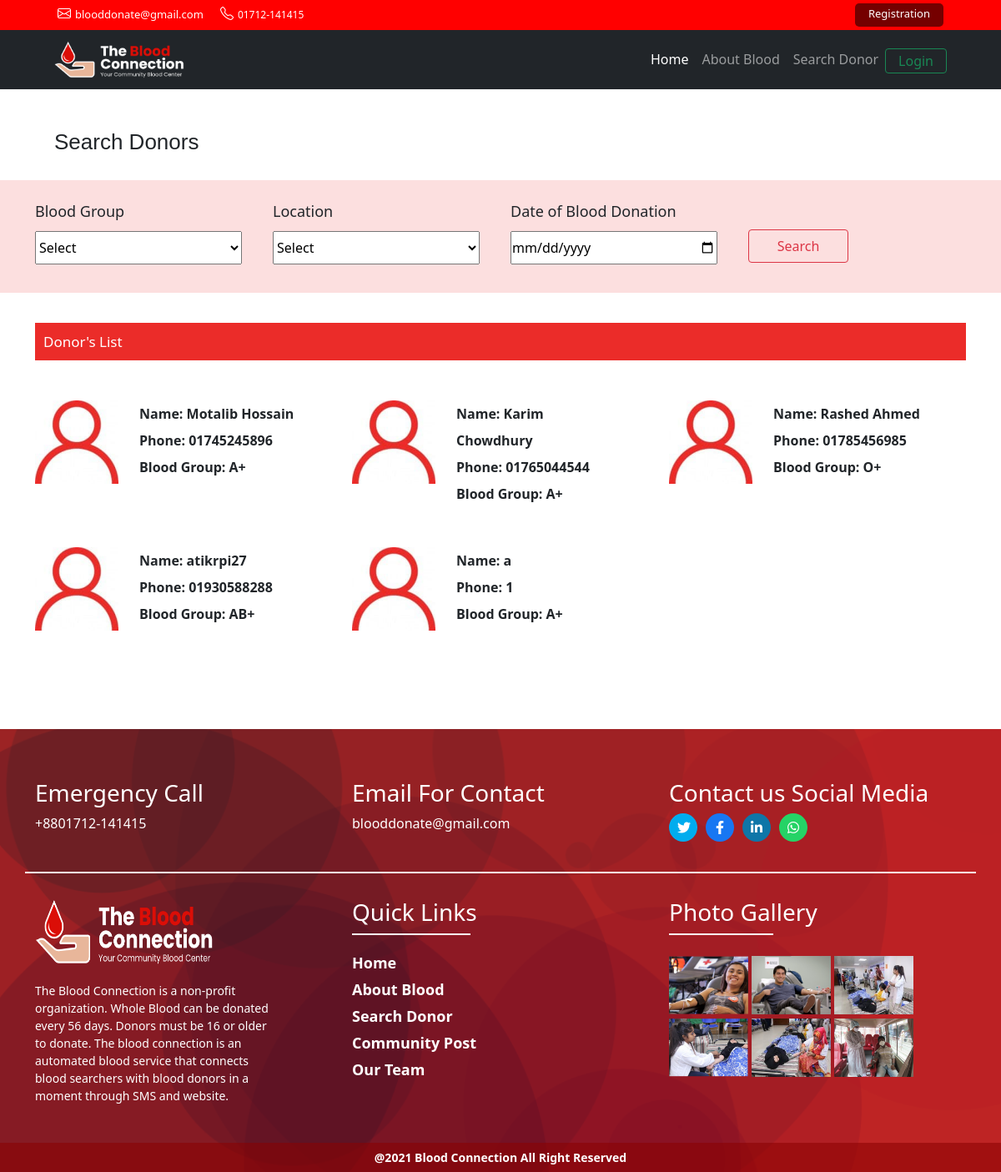
Page /search_donor/ on the committed database.
### UserProfile/models.py (models this page shows, shortened)
class UserProfile(models.Model):
    user=models.OneToOneField(User, on_delete=models.CASCADE)
    profile_pic=models.ImageField(
        upload_to="UserProfile/Profilepic/",
        default='UserProfile/Profilepic/default_user_profile.png'
        )
    phone=models.CharField(max_length=20)
    DateOfBirth=DateField(max_length=50)
    profession=CharField(max_length=50)
    bloodGroup=CharField(max_length=20)
    gender=CharField(max_length=20)
    city=CharField(max_length=30)
    thana=CharField(max_length=30)
    union=CharField(max_length=30)
    postCode=CharField(max_length=20)
    otp=models.CharField(max_length=30)
    published = models.BooleanField(default=True)

### UserProfile/views.py (the view, shortened to what this page needs)
# urls.py: path('search_donor/', search_donor, name='search_donor'),
def search_donor(request):
    userprofile=UserProfile.objects.all()
    context={'userprofile':userprofile}
    return render(request, 'UserProfile/search.html',context)

### templates/UserProfile/search.html (shortened to what this page needs)
{%extends 'base.html'%} {%block head%} {% load static %}
<link rel="stylesheet" href="{%static 'UserProfile/css/search.css'%}" /> {%endblock%} {%block body%}
<div class="search">
    <div class="container-fluid">
        <div class="row">
            <div class="col-lg-12 col-md-12 col-sm-12">
                <div class="SearchDonors mt-5">
                    <h2>Search Donors</h2>
                </div>
            </div>
        </div>
    </div>
    <div class="searchOption">
        <div class="container">
            <form action="{% url 'UserProfile:search_donor'%}" method="POST">
                <div class="s_all_field mt-4 row">
                    <div class="col-lg-3 col-md-12 col-sm-12">
                        <label>Blood Group</label></br>
                        <select name="blood" id="" class="">
                            <option value="">Select</option>
                        </select>
                    </div>
                    <div class="col-lg-3 col-md-12 col-sm-12">
                        <label>Location</label></br>
                        <select name="location" id="" class="">
                            <option value="">Select</option>
                        </select>
                    </div>
                    <div class="col-lg-3 col-md-12 col-sm-12">
                        <label>Date of Blood Donation</label></br>
                        <input type="date">
                    </div>
                    <div class="col-lg-3 col-md-12 col-sm-12 search_btn">
                        <button type="submit" value="Submit" class="btn btn-outline-danger">Search</button>
                    </div>
                </div>
            </form>
        </div>
    </div>
</div>
<div class="container">
    <div class="donor_list">
        <div class="donor">
            <div class="row">
                <div class="col-lg-12 col-md-12 col-sm-12">
                    <div class="donor_info">
                        <p>Donor's List</p>
                    </div>
                </div>
            </div>
        </div>
        <div class="mt-5">
            <div class="row">
                {% for user in userprofile%}
                <div class="person col-lg-4 col-md-12 col-sm-12 mb-5">
                    <div class="avatar">
                        <img src="{%static 'UserProfile/images/avatar.jpg'%}" alt="Donor Avatar">
                    </div>
                    <div class="info">
                        <div class="metadata">
                            <div class="meta donor_name">
                                <span class="label"><b>Name:</b></span>
                                <span class="value"><b>{{user.user.username}}</b></span>
                            </div>
                            <div class="meta district">
                                <span class="label"><b>Phone:</b></span>
                                <span class="value"><b>{{user.phone}}</b></span>
                            </div>
                            <div class="meta blood_group">
                                <span class="label"><b>Blood Group:</b></span>
                                <span class="value"><b>{{user.bloodGroup}}</b></span>
                            </div>
                        </div>
                    </div>
                </div>
                {% endfor %}
            </div>
        </div>
    </div>
</div>
{% endblock %}

### templates/base.html (shortened to what this page needs)
<!DOCTYPE html>
<html lang="en">
<head>
    {% load static %}
    <link rel="icon" href="{%static 'base/images/233_-_blood-512.png'%}" /> {%block head%} {%endblock%}
    <link rel="stylesheet" href="https://cdn.jsdelivr.net/npm/bootstrap-icons@1.6.1/font/bootstrap-icons.css" />
    <link href="https://cdn.jsdelivr.net/npm/bootstrap@5.0.2/dist/css/bootstrap.min.css" rel="stylesheet" />
    <link rel="stylesheet" href="https://pro.fontawesome.com/releases/v5.10.0/css/all.css" />
    {% load static %}
    <link rel="stylesheet" href="{%static 'base/css/style.css'%}" />
</head>
<body class="body">
    <div class="header-top">
        <div class="container-fluid">
            <div class="row">
                <div class="col-lg-6 col-md-6 col-sm-12 mail-main">
                    <div class="mail">
                        <div class="mail-icon">
                            <i class="bi bi-envelope"></i>
                        </div>
                        <span>blooddonate@gmail.com</span>
                    </div>
                    <div class="phone">
                        <div class="phone-icon">
                            <i class="bi bi-telephone"></i>
                        </div>
                        <span>01712-141415</span>
                    </div>
                </div>
                {% if request.user.is_authenticated %} {% else %}
                <div class="col-lg-6 col-md-6 col-sm-12 reg-main">
                    <a href="{%url 'UserProfile:registrations'%}" class="btn reg-btn float-end" type="submit">Registration</a>
                </div>
                {%endif%}
            </div>
        </div>
    </div>
    <nav class="navbar navbar-expand-lg navbar-dark bg-dark">
        <div class="container-fluid">
            <a class="navbar-brand" href="/">
                <img src="{%static 'base/images/logo_white.png'%}" alt="#" width="100%" height="45px">
            </a>
            <div class="collapse navbar-collapse" id="navbarSupportedContent">
                <ul class="navbar-nav ms-auto mb-2 mb-lg-0">
                    <li class="nav-item">
                        <a class="nav-link active" aria-current="page" href="/">Home</a>
                    </li>
                    <li class="nav-item">
                        <a class="nav-link" href="{%url 'UserProfile:About_Blood'%}">About Blood</a>
                    </li>
                    <li class="nav-item">
                        <a class="nav-link" href="{%url 'UserProfile:search_donor'%}">Search Donor</a>
                    </li>
                    <li class="nav-item dropdown">
                        {% if request.user.is_authenticated %}
                        <a class="nav-link dropdown-toggle" id="navbarDropdown" role="button" data-bs-toggle="dropdown" aria-expanded="false">
                            <img class="user_profile_image" src="{%static 'UserProfile/images/profile.png'%}" alt="">
                        </a>
                        <ul class="dropdown-menu" aria-labelledby="navbarDropdown">
                            <li><a class="dropdown-item" href="{%url 'UserProfile:user_profile' username=request.user.username%}">Profile</a></li>
                            <li>
                                <hr class="dropdown-divider" />
                            </li>
                            <li>
                                <a class="dropdown-item" href="{%url 'UserProfile:logout'%}" type="submit">
                                        Logout
                                    </a>
                            </li>
                        </ul>
                        {% else %}
                        <form class="d-flex login_button">
                            <a href="{%url 'UserProfile:login'%}" class="btn btn-outline-success" type="submit">
                                    Login
                                </a>
                        </form>
                        {%endif%}
                    </li>
                </ul>
            </div>
        </div>
    </nav>
    {%block body%} {%endblock%}
    <div class="footer">
        <div class="container">
            <div class="footer_first">
                <div class="row">
                    <div class="col-lg-4 col-md-4 col-sm-12 footer_first_left">
                        <h3>Emergency Call</h3>
                        <p>+8801712-141415</p>
                    </div>
                    <div class="col-lg-4 col-md-4 col-sm-12 footer_first_middle ">
                        <h3>Email For Contact</h3>
                        <p>blooddonate@gmail.com</p>
                    </div>
                    <div class="col-lg-4 col-md-4 col-sm-12 footer_first_right">
                        <h3>Contact us Social Media</h3>
                        <div class="footer_social_icon">
                            <div class="twitter">
                                <a href="">
                                    <i class="fab fa-twitter fa-twitters"></i>
                                </a>
                            </div>
                            <div class="facebook">
                                <a href="">
                                    <i class="fab fa-facebook-f"></i>
                                </a>
                            </div>
                            <div class="linkedin">
                                <a href="">
                                    <i class="fab fa-linkedin-in"></i>
                                </a>
                            </div>
                            <div class="whatsapp">
                                <a href="">
                                    <i class="fab fa-whatsapp"></i>
                                </a>
                            </div>
                        </div>
                    </div>
                    <div class="line">
                    </div>
                </div>
            </div>
            <div class="footer_last">
                <div class="row">
                    <div class="col-lg-4 col-md-4 col-sm-12 footer_last_left">
                        <div class="footer_logo">
                            <img src="{%static 'base/images/logo_white.png'%}" alt="Footer Logo">
                            <p>The Blood Connection is a non-profit organization. Whole Blood can be donated every 56 days. Donors must be 16 or older to donate. The blood connection is an automated blood service that connects blood searchers with blood
                                donors in a moment through SMS and website.</p>
                        </div>
                    </div>
                    <div class="col-lg-4 col-md-4 col-sm-12 footer_last_middle">
                        <h3>Quick Links</h3>
                        <div class="quick_links_line"></div>
                        <div class="footer_menu">
                            <li><a href="#">Home</a></li>
                            <li><a href="#">About Blood</a></li>
                            <li><a href="#">Search Donor</a></li>
                            <li><a href="#">Community Post</a></li>
                            <li><a href="#team">Our Team</a></li>
                        </div>
                    </div>
                    <div class="col-lg-4 col-md-4 col-sm-12 footer_last_right">
                        <h3>Photo Gallery</h3>
                        <div class="photo_gallery_line"></div>
                        <div class="gallery">
                            <img src="{%static 'base/images/g1.png'%}" alt="Gallery Pic-1">
                            <img src="{%static 'base/images/g2.png'%}" alt="Gallery Pic-3">
                            <img src="{%static 'base/images/g3.png'%}" alt="Gallery Pic-2">
                            <img src="{%static 'base/images/g4.png'%}" alt="Gallery Pic-4">
                            <img src="{%static 'base/images/g5.png'%}" alt="Gallery Pic-5">
                            <img src="{%static 'base/images/g6.png'%}" alt="Gallery Pic-6">
                        </div>
                    </div>
                </div>
            </div>
        </div>
        <div class="footer_reserve_part text-center">
            <p>@2021 Blood Connection All Right Reserved </p>
        </div>
    </div>
</body>
</html>

### static/UserProfile/css/search.css (style rules this page uses)
* { padding: 0px; margin: 0px; }
body { overflow-x: hidden; width: 100vw; }
.header-top { background-color: red; padding: 4px; }
.container-fluid { padding-right: 65px; padding-left: 65px; }
.mail { color: white; float: left; }
.mail-icon { float: left; margin-right: 5px; font-size: 16px; }
.mail span { font-size: 13px; }
.phone { margin-left: 20px; color: white; float: left; }
.phone-icon { float: left; margin-right: 5px; font-size: 16px; }
.phone span { font-size: 12px; }
.reg-btn { padding-top: 0px; padding-bottom: 4px!important; padding-right: 8px; padding-left: 8px; font-size: 13px !important; color: white; background: #750000; border-radius: 5px; text-decoration: none; border: 1px solid transparent; }
.btn { padding: 2px 15px; font-size: 16px; }
.search { height: 250px; }
.searchOption label { font-size: 18px; margin-bottom: 10px; }
.searchOption select, input { height: 40px; width: 95%; margin-bottom: 10px; }
.SearchDonors { margin-bottom: 30px; }
.SearchDonors h2 { font-family: "Poppins", Sans-serif; font-size: 26px; }
.searchOption { background-color: #EB2C2926; height: 135px; width: 100%; position: absolute }
.s_all_field { position: relative; }
.search_btn button { width: 120px; height: 40px; margin-top: 35px; }
.donor_info p { font-size: 17px; }
.donor_info { width: 100%; height: 45px; padding: 10px; margin-top: 30px; display: inline-block; box-sizing: border-box; background-color: #eb2c29; color: #fff; }
.avatar { float: left; flex: 1; }
.avatar img { height: 100px; width: 100px; }
.metadata { padding: 0 31px 0 125px; line-height: 2; }
.metadata .meta.blood_group .value { text-transform: uppercase; }
.metadata .meta.district .value { text-transform: capitalize; }
.footer { background: url(Img/footer_banner.png); background-blend-mode: overlay; background-repeat: no-repeat; background-size: cover; margin-top: 70px; background-color: #5F1212; color: white; height: 100%; width: 100%; }
.footer_first_left, .footer_first_middle, .footer_first_right { margin-top: 60px; }
.footer_social_icon a { float: left; font-size: 16px; margin-right: 10px; color: white; padding: 5px 10px; text-align: center; border-radius: 50%; width: 34px; }
.twitter a { background-color: #00acee; }
.facebook a { background-color: #1877f2; }
.linkedin a { background-color: #0e76a8; }
.whatsapp a { background-color: #25D366; }
.line { width: 100%; border: 1px solid white; margin-top: 30px; }
.footer_last_left, .footer_last_middle, .footer_last_right { margin-top: 30px; }
.footer_logo img { width: 60%; height: 80px; }
.footer_logo p { margin-top: 20px; font-size: 14px; width: 80%; }
.quick_links_line { border: 1px solid white; width: 40%; }
.photo_gallery_line { border: 1px solid white; width: 35%; }
.footer_menu { margin-top: 20px; }
.footer_menu li { list-style: none; margin-bottom: 5px; }
.footer_menu a { text-decoration: none; color: white; font-size: 18px; font-weight: 600; }
.gallery { margin-top: 25px; }
.gallery img { height: 70px; width: 95px; margin-bottom: 5px; }
.footer_reserve_part { background-color: #8b00008c; }

### rows in the picture
UserProfile: user.username "Motalib Hossain", phone "01745245896", bloodGroup "A+"
UserProfile: user.username "Karim Chowdhury", phone "01765044544", bloodGroup "A+"
UserProfile: user.username "Rashed Ahmed", phone "01785456985", bloodGroup "O+"
UserProfile: user.username "atikrpi27", phone "01930588288", bloodGroup "AB+"
UserProfile: user.username "a", phone "1", bloodGroup "A+"
